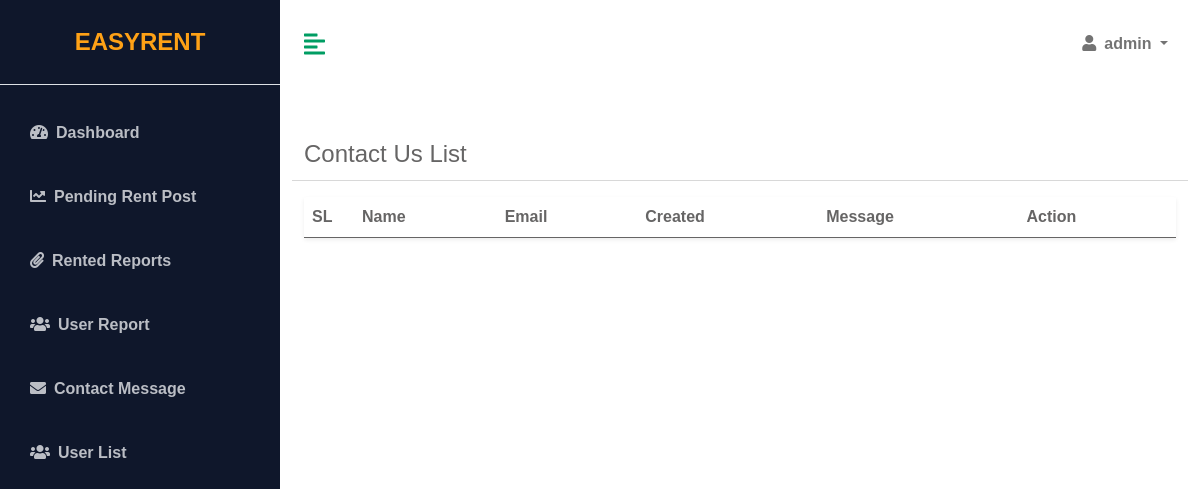
The app's page /account/contact (signed in), older data.
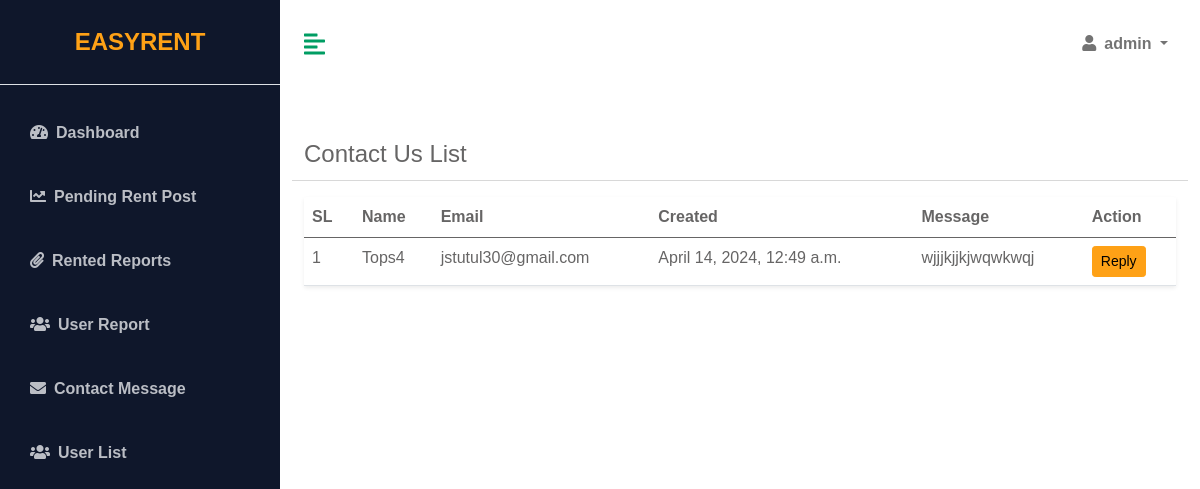
The same page, newer data.
### App_Rental/models.py (models this page shows)
class ContractUs(models.Model):
    name = models.CharField(max_length=50,blank=False)
    email = models.EmailField(max_length=50,blank=False)
    message = models.TextField(max_length=500,blank=False)
    created = models.DateTimeField(auto_now=True,auto_now_add=False)
    def __str__(self):
        return '{}-{}'.format(self.name,self.message)

### App_Account/views.py (the view)
# urls.py: path('contact',ContactMessage,name='contact'),
@admin_required
def ContactMessage(request):
    contacts=ContractUs.objects.all()
    print(contacts)
    context={
        'contacts':contacts
    }
    return render(request,'App_Dashboard/contact.html',context)

### App_Account/views.py (called while the page is built)
def admin_required(view_func):
    @wraps(view_func)
    def wrapper(request, *args, **kwargs):
        if not request.user.is_superuser:
            return render(request,'accessdenied.html')
        return view_func(request, *args, **kwargs)
    return wrapper

### templates/App_Dashboard/contact.html (shortened to what this page needs)
{% extends 'App_Dashboard/base.html'%}
{% load static%}
{% block dashboard%}
{% block css %}
<link href="https://cdn.datatables.net/v/dt/dt-2.0.3/datatables.min.css" rel="stylesheet">
{% endblock %}
<div class="container-fluid px-4">
    <div class="row my-5">
        <div class="col-lg-12 mb-2">
            <span class="mb-3" style="font-size: 24px;">Contact Us List
        </div>
        <hr>
        <div class="col">
            <table class="table bg-white rounded shadow-sm  table-hover" id="rentlist">
                <thead>
                    <tr>
                        <th scope="col" width="50">SL</th>
                        <th scope="col">Name</th>
                        <th scope="col">Email</th>
                        <th scope="col">Created</th>
                        <th scope="col">Message</th>
                        <th scope="col">Action</th>
                    </tr>
                </thead>
                <tbody>
                    {% for item in contacts %}
                    <tr>
                        <td>{{forloop.counter}}</td>
                        <td>{{item.name}}</td>
                        <td>{{item.email}}</td>
                        <td>{{item.created}}</td>
                        <td>{{item.message}}</td>
                        <td>
                            <a target="_blank"
                                href="https://mail.google.com/mail/?view=cm&fs=1&to={{item.email}}&su=EasyRent Reply&body=Thanks for contact us."
                                class="btn btn-primary btn-sm">Reply</a>
                        </td>
                    </tr>
                    {% endfor %}
                </tbody>
            </table>
        </div>
    </div>
</div>
{% endblock %}

Row changes from the older to the newer data that the page shows:
added ContractUs: name "Tops4", email "jstutul30@gmail.com", created "April 14, 2024, 12:49 a.m.", message "wjjjkjjkjwqwkwqj"
